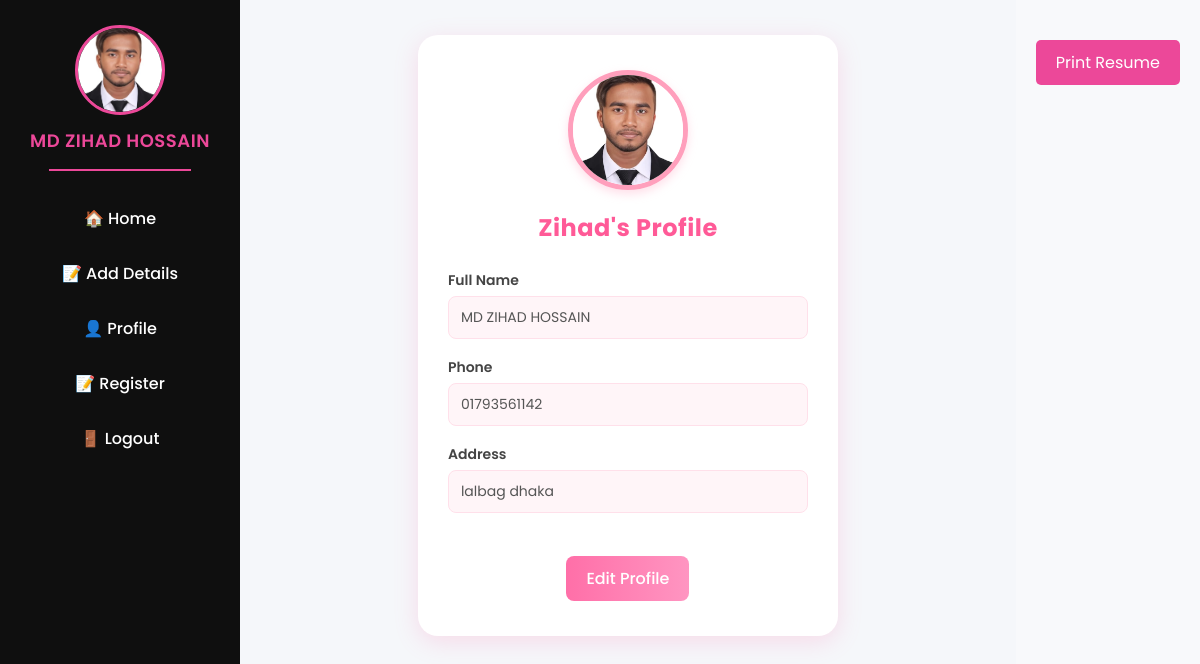
The page /update/ (signed in) on the database its author committed.
### protfolio/models.py (models this page shows, shortened)
class userModel(AbstractUser):
    def __str__(self):
        return self.username

class profileModel(models.Model):
    full_name=models.CharField(max_length=100,null=True)
    phone=models.CharField(max_length=30,null=True)
    address=models.TextField(null=True)
    profile_pic=models.ImageField(upload_to='media/img', blank=True, null=True)
    created_by=models.OneToOneField(userModel,on_delete=models.CASCADE , null=True,related_name='profile_info')

### protfolio/views.py (the view)
# urls.py: path('update/',update,name='update'),
@login_required
def update(request):
    return render (request,'profile/update.html')

### template/profile/update.html (shortened to what this page needs)
{% extends 'base.html' %}
{% block body %}
<div class="profile-container">
  <div class="profile-pic">
    <img src="{{ request.user.profile_info.profile_pic.url }}" alt="Profile Picture">
  </div>
  <h2>{{ request.user.username|title }}'s Profile</h2>
  <div class="profile-info">
    <div class="form-group">
      <label>Full Name</label>
      <p>{{ request.user.profile_info.full_name }}</p>
    </div>
    <div class="form-group">
      <label>Phone</label>
      <p>{{ request.user.profile_info.phone }}</p>
    </div>
    <div class="form-group">
      <label>Address</label>
      <p>{{ request.user.profile_info.address }}</p>
    </div>
  </div>
  <a href="{% url 'profilePage' %}" class="edit-btn">Edit Profile</a>
</div>
{% endblock body %}

### template/nav.html
 <div class="sidebar">
    {% if request.user.profile_info.profile_pic %}
      <img src="{{ request.user.profile_info.profile_pic.url }}" alt="Profile Picture" class="sidebar-pic">
    {% else %}
      <img src="https://cdn-icons-png.flaticon.com/512/149/149071.png" alt="Default Profile" class="sidebar-pic">
    {% endif %}
    <h2>{{ request.user.profile_info.full_name }}</h2>
    <hr class="sidebar-line">
    <a href="{% url 'homePage' %}">🏠 Home</a>
    <a href="{% url 'addDetails' %}">📝 Add Details</a>
    <a href="{% url 'update' %}">👤 Profile</a>
    <a href="{% url 'registerPage' %}">📝 Register</a>
    <a href="{% url 'logoutPage' %}">🚪 Logout</a>
  </div>

### template/base.html (style rules this page uses)
* { margin: 0; padding: 0; box-sizing: border-box; font-family: 'Poppins', sans-serif; }
body { display: flex; min-height: 100vh; background: #f5f7fa; color: #333; }
.sidebar { width: 240px; background: #0f0f0f; color: #fff; display: flex; flex-direction: column; align-items: center; padding: 25px 18px; position: fixed; top: 0; bottom: 0; left: 0; }
.sidebar-pic { width: 90px; height: 90px; border-radius: 50%; object-fit: cover; border: 3px solid #ec4899; margin-bottom: 12px; }
.sidebar h2 { font-size: 18px; font-weight: 600; color: #ec4899; margin-bottom: 15px; text-align: center; text-transform: capitalize; }
.sidebar-line { width: 70%; height: 2px; background: #ec4899; border: none; margin-bottom: 25px; }
.sidebar a { text-decoration: none; color: #fff; padding: 10px 15px; border-radius: 8px; margin-bottom: 10px; width: 100%; text-align: center; font-weight: 500; transition: 0.3s; }

### template/profile/update.html (style rules this page uses)
.profile-container { background: #fff; border-radius: 20px; box-shadow: 0 6px 25px rgba(255, 111, 168, 0.2); width: 420px; margin: auto; overflow: hidden; padding: 35px 30px; text-align: center; transition: 0.3s; }
.profile-pic { width: 120px; height: 120px; border-radius: 50%; overflow: hidden; margin: 0 auto 20px; border: 5px solid #ff9fbc; box-shadow: 0 4px 10px rgba(255, 175, 200, 0.4); }
.profile-pic img { width: 100%; height: 100%; object-fit: cover; }
h2 { color: #ff5a97; margin-bottom: 25px; letter-spacing: 0.5px; }
.profile-info { text-align: left; }
.form-group { margin-bottom: 18px; }
label { font-size: 14px; font-weight: 600; color: #444; display: block; margin-bottom: 5px; }
p { background: #fff5f8; border-radius: 8px; padding: 10px 12px; font-size: 14px; color: #555; border: 1px solid #ffe0ea; transition: 0.2s; }
.edit-btn { display: inline-block; margin-top: 25px; padding: 10px 20px; background: linear-gradient(90deg, #ff6fa8, #ff95c1); color: white; border: none; border-radius: 8px; text-decoration: none; font-weight: 500; transition: 0.3s; }

### rows shown on the page
userModel: user.profile_info.profile_pic (picture), user.profile_info.full_name "MD ZIHAD HOSSAIN", user.username "Zihad", user.profile_info.phone "01793561142", user.profile_info.address "lalbag dhaka"
